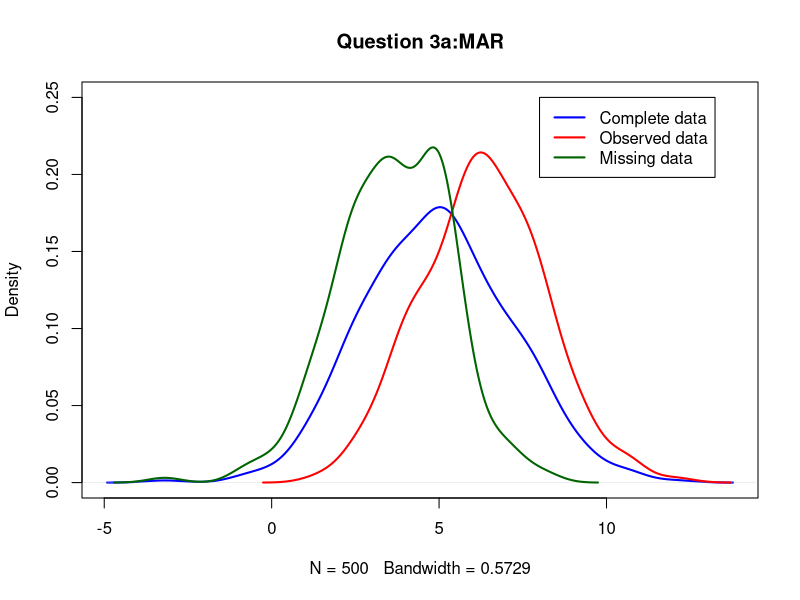
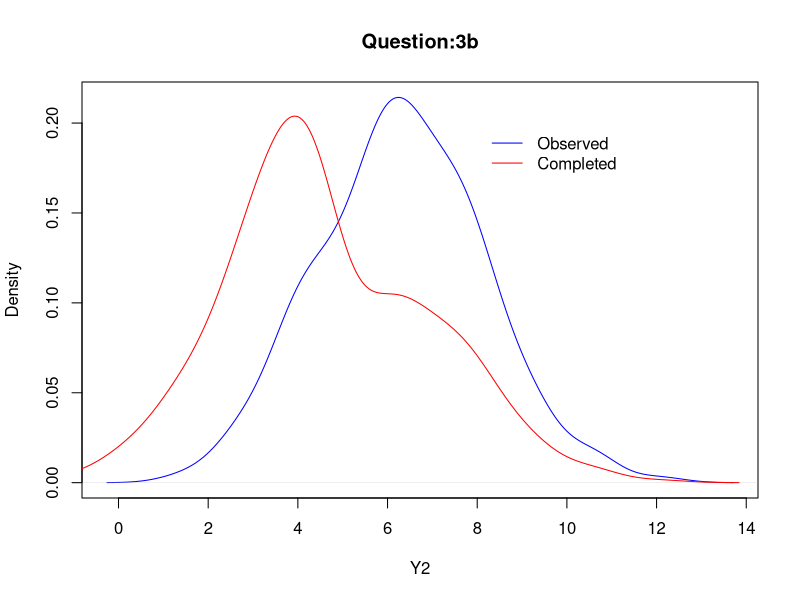
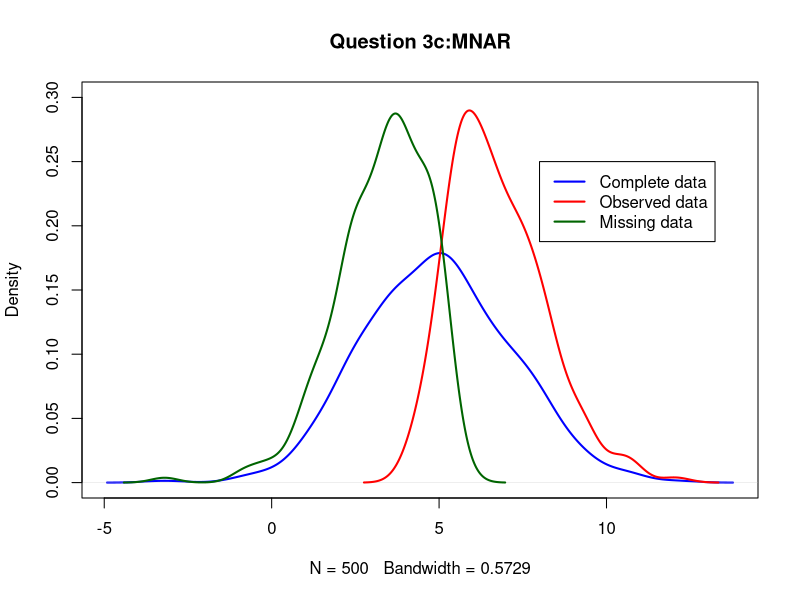
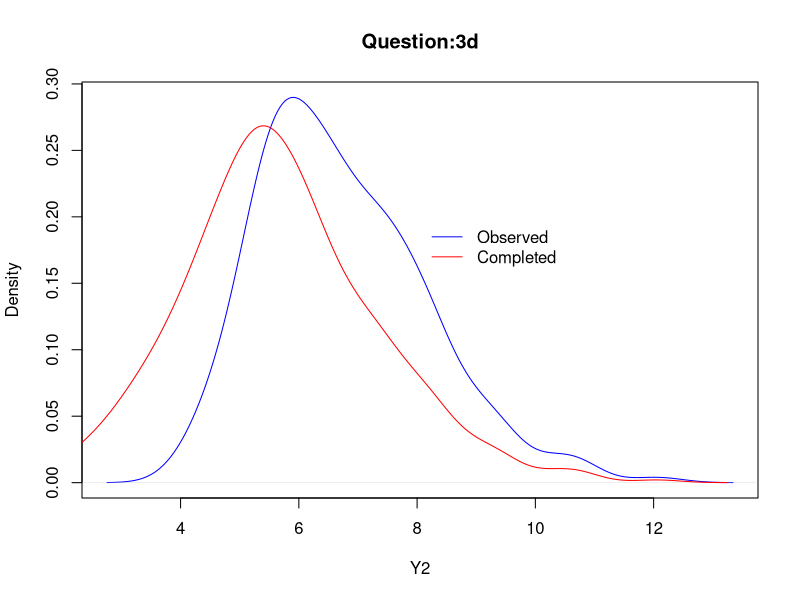

Generate these figures, in order, with R: (Note: this script raises an error after producing the figures.)
require(MASS)
set.seed(1)
n = 500
mu1 = 0
mu2 = 0
mu3 = 0
sigma1 = 1
sigma2 = 1
sigma3 = 1

#covariance matrix
ssigma = matrix(c(sigma1^2,0,0,0,sigma2^2,0,
                 0,0,sigma3^2),ncol=3,nrow=3,byrow = T)

#generate Z = (Z1, Z2, Z3)
Z = mvrnorm(n, mu = c(mu1, mu2, mu3),Sigma = ssigma)

# storing and rounding the simulated values in three variables
Z1 = Z[,1]
Z2 = Z[,2]
Z3 = Z[,3]

Y1 = 1 + Z1
Y2 = 5 + 2 * Z1 + Z2

#Question 3a
Y2_3a_miss = Y2[2*(Y1-1)+Z3<0]

Y2_3a_obs = Y2[2*(Y1-1)+Z3>=0]


plot(density(Y2), lwd = 2, col = "blue", main = "Question 3a:MAR", ylim = c(0,0.25))
lines(density(Y2_3a_obs), lwd = 2, col = "red")
lines(density(Y2_3a_miss), lwd = 2, col = "darkgreen")
legend(x = 8,y= 0.25,legend = c("Complete data", "Observed data", "Missing data"),
       col = c("blue", "red", "darkgreen"), lty = c(1, 1, 1), lwd = c(2, 2, 2))

#Question 3b
Y2_3b = Y2
Y2_3b[2*(Y1-1)+Z3<0]= NA
data_3b = data.frame(Y1,Y2_3b)
fit = lm(formula = Y2_3b ~ Y1, data = data_3b)
summary(fit)
fit$coefficients

set.seed(1)
predicted_sri = predict(fit,newdata = data_3b)+ rnorm(nrow(data_3b),0,sigma(fit))
Y2_3b_sri = ifelse(is.na(data_3b$Y2_3b),predicted_sri, data_3b$Y2_3b)

plot(density(data_3b$Y2_3b[-which(is.na(data_3b$Y2_3b)==TRUE)]), col = "blue",
     main = "Question:3b",xlab = "Y2")
lines(density(Y2_3b_sri),col="red")
legend(8,0.2,legend = c("Observed","Completed"),
       col = c("blue","red"),lty = c(1,1),bty = "n")

#Question 3c
Y2_3c_miss = Y2[2*(Y2-5)+Z3<0]

Y2_3c_obs = Y2[2*(Y2-5)+Z3>=0]

plot(density(Y2), lwd = 2, col = "blue", main = "Question 3c:MNAR", ylim = c(0,0.3))
lines(density(Y2_3c_obs), lwd = 2, col = "red")
lines(density(Y2_3c_miss), lwd = 2, col = "darkgreen")
legend(x = 8,y= 0.25,legend = c("Complete data", "Observed data", "Missing data"),
       col = c("blue", "red", "darkgreen"), lty = c(1, 1, 1), lwd = c(2, 2, 2))


#Question 3d
Y2_3d = Y2
Y2_3d[2*(Y2-5)+Z3<0]= NA
data_3d = data.frame(Y1,Y2_3d)
fit_3d = lm(formula = Y2_3d ~ Y1, data = data_3d)
summary(fit_3d)
fit_3d$coefficients

set.seed(1)
predicted_sri_3d = predict(fit_3d,newdata = data_3d)+ rnorm(nrow(data_3d),0,sigma(fit_3d))
Y2_3d_sri = ifelse(is.na(data_3d$Y2_3d),predicted_sri_3d, data_3d$Y2_3d)

plot(density(data_3d$Y2_3d[-which(is.na(data_3d$Y2_3d)==TRUE)]), col = "blue",
     main = "Question:3d",xlab = "Y2")
lines(density(Y2_3d_sri),col="red")
legend(8,0.2,legend = c("Observed","Completed"),
       col = c("blue","red"),lty = c(1,1),bty = "n")

#Question:4a
mean=mean(databp$recovtime, na.rm = TRUE)
standard_deviation_4a = sd(databp$recovtime, na.rm = TRUE)
sum(!is.na(databp$recovtime))
se4a = standard_deviation_4a/sqrt(sum(!is.na(databp$recovtime)))
se4a
cov4a = cov(databp,use="complete")
cov4a
cov4a_recoverytime_dose = cov4a[1,3]
cov4a_recoverytime_bloodpressure = cov4a[3,2]

#Question:4b
databp_b = databp
recovtime_mi = ifelse(is.na(databp_b$recovtime),mean,databp_b$recovtime)
databp_b$recovtime = recovtime_mi


mean_4b=mean(databp_b$recovtime)
standard_deviation_4b = sd(databp_b$recovtime)

se4b = standard_deviation_4b/sqrt(sum(!is.na(databp_b$recovtime)))
se4b
cov4b = cov(databp_b)
cov4b
cov4b_recoverytime_dose = cov4b[1,3]
cov4b_recoverytime_bloodpressure = cov4b[3,2]
#Question:4c
databp_c = databp
fit_4c = lm(formula=recovtime~logdose+bloodp, data = databp_c)
summary(fit_4c)
fit_4c$coefficients
predicted_ri = predict(fit_4c,newdata = databp_c)
recovtime_ri = ifelse(is.na(databp_c$recovtime),predicted_ri,databp_c$recovtime)
databp_c$recovtime = recovtime_ri
mean_4c = mean(recovtime_ri)
se_4c = sd(databp_c$recovtime)/sqrt(sum(!is.na(databp_c$recovtime)))
cov_4c = cov(databp_c)
cor_recovtime_dose_4c = cov_4c[1,3]
cor_recovtime_bloodp_4c = cov_4c[3,2]
#Question:4d
databp_4d = databp
predicted_sri_4c = predict(fit_4c,newdata = databp_4d)+
  rnorm(nrow(databp_4d),0,sigma(fit_4c))
recovtime_sri = ifelse(is.na(databp_4d$recovtime),
                       predicted_sri_4c,databp_4d$recovtime)
databp_4d$recovtime=recovtime_sri
mean_4d = mean(recovtime_sri)
se_4d = sd(databp_4d$recovtime)/sqrt(sum(!is.na(databp_4d$recovtime)))
cov_4d = cov(databp_4d)
cor_recovtime_dose_4d = cov_4d[1,3]
cor_recovtime_bloodp_4d = cov_4d[3,2]

#Question:4e
donars = which(is.na(databp$recovtime)==FALSE)
missings = which(is.na(databp$recovtime)==TRUE)
recovtime_ri[missings]
donar_values = databp$recovtime[donars]
donar_4 = donar_values[which.min((recovtime_ri[missings][1]-donar_values)**2)]
donar_10 = donar_values[which.min((recovtime_ri[missings][2]-donar_values)**2)]
donar_22 = donar_values[which.min((recovtime_ri[missings][3]-donar_values)**2)]
databp_4e = databp
databp_4e$recovtime[missings] = c(donar_4,donar_10,donar_22)
databp_4e
mean_4e = mean(databp_4e$recovtime)
se_4e = sd(databp_4e$recovtime)/sqrt(sum(!is.na(databp_4e$recovtime)))
cov_4e = cov(databp_4e)
cor_recovtime_dose_4e = cov_4e[1,3]
cor_recovtime_bloodp_4e = cov_4e[3,2]
